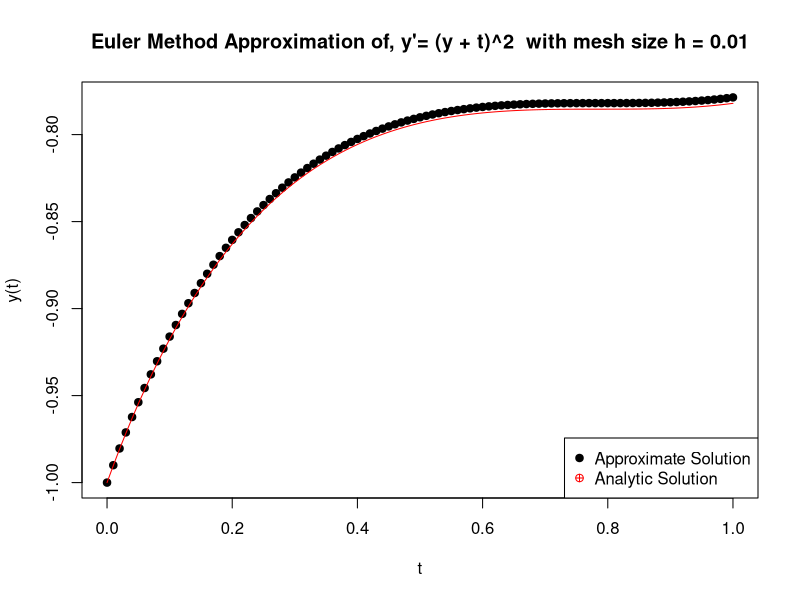

Source code (R):
## Euler's Method 


## Current Euler Method seems more robust
## It has a backward and forward propagation built in
## t0 need not equal the interval bounds


## give expression in terms of y and t
euler_method <- function(y, h, t0, y0, a, b){
  
  y_expr <- substitute(y)
  
  if (is.symbol(y_expr)) {
    y_expr <- eval.parent(y_expr)
  }
  
  ## num evalutaion function
  EVAL <- function(f, t, y){
    eval(f, list(t = t, y = y))
  }
  
  t_f <- seq(t0, b, by = h)
  y_f <- numeric(length(t_f))
  y_f[1] <- y0
  
  for(i in seq_len(length(t_f) - 1)){
    y_f[i + 1] <- y_f[i] + h * EVAL(y_expr, t_f[i], y_f[i])
  }
  
  t_b <- seq(t0, a, by = -h)
  y_b <- numeric(length(t_b))
  y_b[1] <- y0
  
  for(i in seq_len(length(t_b) - 1)){
    y_b[i + 1] <- y_b[i] - h * EVAL(y_expr, t_b[i], y_b[i])
  }
  
  t_all <- c(rev(t_b), t_f[-1])
  y_all <- c(rev(y_b), y_f[-1])
  
  plot(t_all, y_all,
       type="b",
       pch=19,
       xlab="t",
       ylab="y(t)",
       main=paste("Euler Method Approximation of, y'=",as.expression(y_expr),
                  " with mesh size h =",h))
}

euler_method((y+t)^2, 0.01, 0, -1,0, 1)
curve(tan(x-pi/4)-x, add = TRUE, col="red")
legend("bottomright", legend = c("Approximate Solution", "Analytic Solution"),
       col = c("black", "red"), pch = c(19,10))


# ## outputs for homework #5
# euler_method(0.25,0,1)
# euler_method(2/15,0,1)
# euler_method(1/100,0,1)
